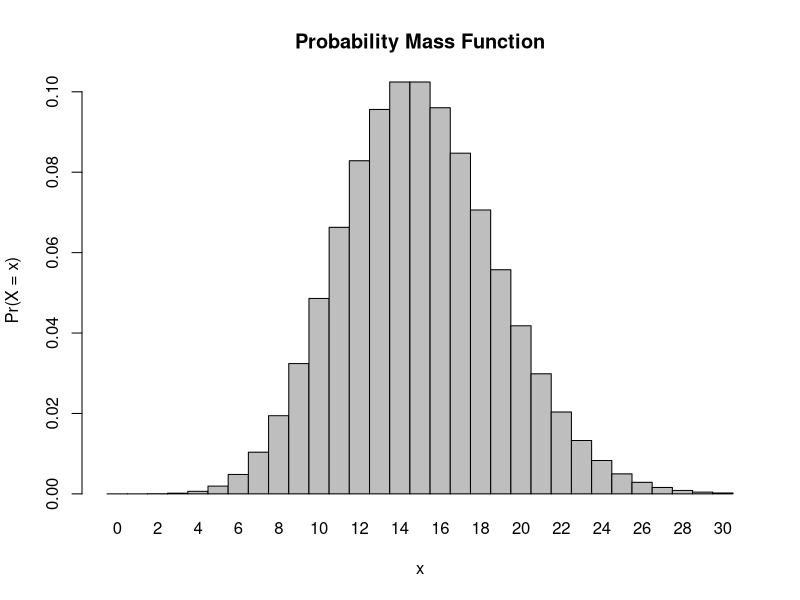
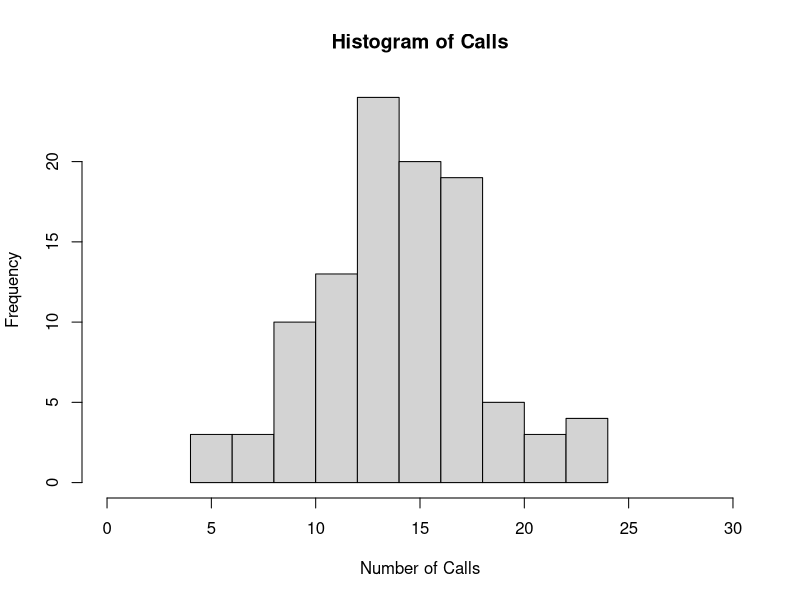

Generate these figures, in order, with R:
## ---- chunk 1
1-dpois(8,15)
## ---- chunk 2
dpois(0,15)
## ---- chunk 3
dpois(3,15)
## ---- chunk 4
x <- 0:30
l = 15
probset <- dpois(x = x, lambda = l)
barplot(probset, names.arg = x, space = 0, xlab = "x", ylab = "Pr(X = x)", main = "Probability Mass Function")
## ---- chunk 5
rpois(104, 15)
## ---- chunk 6
library(ggplot2)
x <- rpois(104, 15)  # simulate from a normal distribution with mean 5 and SD 8
hist(x,xlim=c(0,30),xlab = "Number of Calls", main = "Histogram of Calls")
